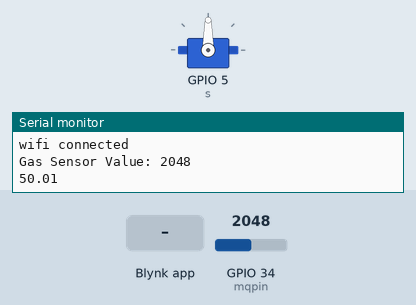
The sketch below on a simulated ESP32. Parts: servo, the last lines printed to the serial monitor. The test bench sets the inputs (shaded band); at power-on: GPIO 34 (mqpin) = 2048. WiFi joins after 1.5 s; servers stay silent unless stated.

Above: at 3.0 s.
3.1 s: Blynk app writes 1 to V2
At 4.0 s:
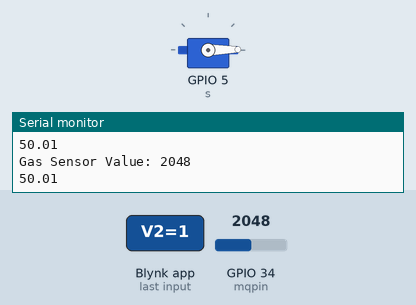
5.1 s: Blynk app writes 200 to V2
At 7.5 s:
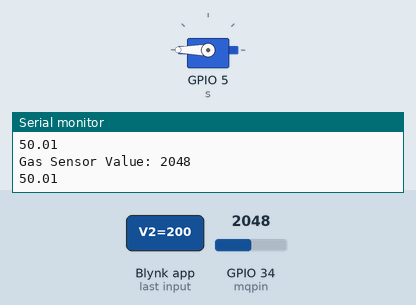
Timing chart, 0 to 9.0 s (numbered marks = the images above; inputs shaded):
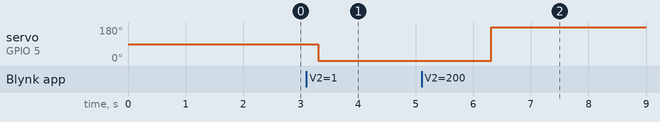

Measured:
- after the input at 3.1 s, servo on GPIO 5 (s): 90° → 1° after 0.21 s
- after the input at 5.1 s, servo on GPIO 5 (s): 1° → 180° after 1.2 s

The sketch:

jul19_gas_servo_blynk.ino
```cpp
#define BLYNK_PRINT Serial
#define BLYNK_TEMPLATE_NAME "servo plus gas"
#define BLYNK_AUTH_TOKEN "Bl622YrIk9no0Wp7R_xadciDI_QGwkry"
#define BLYNK_TEMPLATE_ID "TMPL3COi0XIpd"

#include <WiFi.h>
#include<BlynkSimpleEsp32.h>
#include<ESP32Servo.h>
const char* ssid = "Airtel_CLYXN X SORXN_EXT";
const char* pass =  "Studio@1234";
const char* auth = "Bl622YrIk9no0Wp7R_xadciDI_QGwkry";
#define mqpin 34
#define virtualpin1 V0
#define virtualpin2 V1
#define virtualpin3 V2
Servo s;
BLYNK_WRITE(V2){
  int value = param.asInt();
  s.write(value);
}

void setup() {
  Serial.begin(115200);
  Blynk.begin(auth, ssid, pass);
  WiFi.begin (ssid,pass);
  while(WiFi.status() != WL_CONNECTED){
    delay(500);
    Serial.print(".");
  }
Serial.println("wifi connected");
s.attach(5);

}

void loop() {
  int gasvalue= analogRead(mqpin);
  Blynk.virtualWrite(virtualpin1,gasvalue);
  float percentagegas = (gasvalue/4095.0) *100;
  Blynk.virtualWrite(virtualpin2,percentagegas);
  Serial.print("Gas Sensor Value: ");
  Serial.println(gasvalue);
  Serial.println(percentagegas);

  Blynk.run();
  delay(1500);

}
```
